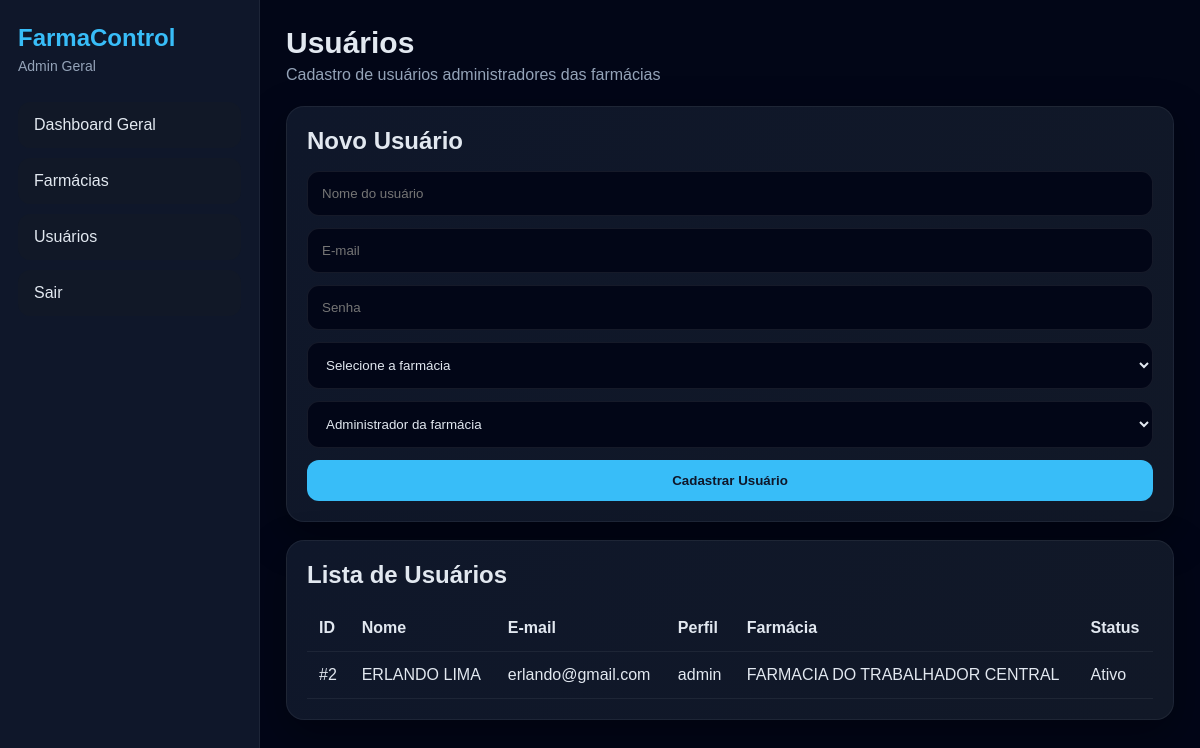
The app's page /master/usuarios (signed in), older data.
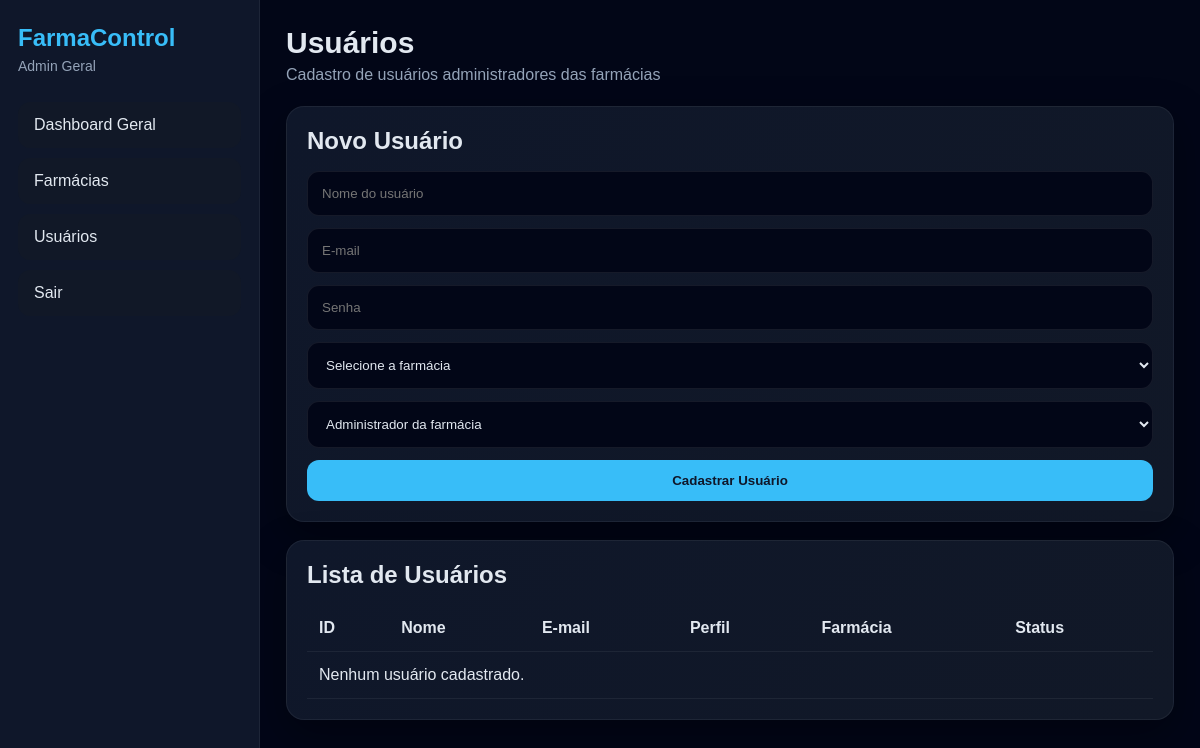
The same page, newer data.
### models.py (models this page shows, shortened)
class User(UserMixin, db.Model):
    __tablename__ = "users"
    id = db.Column(db.Integer, primary_key=True)
    nome = db.Column(db.String(150), nullable=False)
    email = db.Column(db.String(150), unique=True, nullable=False)
    senha_hash = db.Column(db.String(255), nullable=False)
    perfil = db.Column(db.String(20), nullable=False, default="admin")
    farmacia_id = db.Column(db.Integer, db.ForeignKey("farmacias.id"), nullable=True)
    ativo = db.Column(db.Boolean, default=True)
    criado_em = db.Column(db.DateTime, default=agora_brasil)
    @property
    def is_master(self):
        return self.perfil == "master"

class Farmacia(db.Model):
    __tablename__ = "farmacias"
    id = db.Column(db.Integer, primary_key=True)
    nome = db.Column(db.String(150), nullable=False)
    cnpj = db.Column(db.String(30), unique=True, nullable=True)
    telefone = db.Column(db.String(30), nullable=True)
    email = db.Column(db.String(150), nullable=True)
    endereco = db.Column(db.String(255), nullable=True)
    cidade = db.Column(db.String(100), nullable=True)
    status = db.Column(db.String(20), nullable=False, default="ativa")
    plano = db.Column(db.String(50), nullable=False, default="basico")
    ativo = db.Column(db.Boolean, default=True)
    criado_em = db.Column(db.DateTime, default=agora_brasil)
    usuarios = db.relationship("User", backref="farmacia", lazy=True)
    clientes = db.relationship("Cliente", backref="farmacia", lazy=True)
    entregadores = db.relationship("Entregador", backref="farmacia", lazy=True)
    pedidos = db.relationship("Pedido", backref="farmacia", lazy=True)
    localizacoes = db.relationship("Localizacao", backref="farmacia", lazy=True)
    whatsapp_configs = db.relationship("WhatsAppConfig", backref="farmacia", lazy=True)
    whatsapp_logs = db.relationship("WhatsAppLog", backref="farmacia", lazy=True)

### app.py (the view, shortened to what this page needs)
    @app.route("/master/usuarios", methods=["GET", "POST"])
    @login_required
    @master_required
    def master_usuarios():
        usuarios = User.query.filter(User.perfil != "master").order_by(User.id.desc()).all()
        farmacias = Farmacia.query.filter_by(ativo=True).order_by(Farmacia.nome.asc()).all()
        return render_template(
            "master_usuarios.html",
            usuarios=usuarios,
            farmacias=farmacias
        )

### app.py (called while the page is built)
def master_required(view_func):
    @wraps(view_func)
    def wrapper(*args, **kwargs):
        if not current_user.is_authenticated:
            return redirect(url_for("login"))
        if not current_user.is_master:
            flash("Acesso permitido apenas para o administrador master.", "danger")
            return redirect(url_for("dashboard"))
        return view_func(*args, **kwargs)
    return wrapper

### models.py (called while the page is built)
@login_manager.user_loader
def load_user(user_id):
    return db.session.get(User, int(user_id))

### templates/master_usuarios.html (shortened to what this page needs)
{% extends "base.html" %}
{% block content %}
<div class="page-head">
  <div>
    <h1>Usuários</h1>
    <p class="muted">Cadastro de usuários administradores das farmácias</p>
  </div>
</div>
<div class="panel">
  <h2>Novo Usuário</h2>
  <form method="post" class="form-grid">
    <input type="text" name="nome" placeholder="Nome do usuário" required>
    <input type="email" name="email" placeholder="E-mail" required>
    <input type="password" name="senha" placeholder="Senha" required>
    <select name="farmacia_id" required>
      <option value="">Selecione a farmácia</option>
    </select>
    <select name="perfil">
      <option value="admin">Administrador da farmácia</option>
    </select>
    <button type="submit" class="btn btn-primary">Cadastrar Usuário</button>
  </form>
</div>
<div class="panel">
  <h2>Lista de Usuários</h2>
  <div class="table-wrap">
    <table>
      <thead>
        <tr>
          <th>ID</th>
          <th>Nome</th>
          <th>E-mail</th>
          <th>Perfil</th>
          <th>Farmácia</th>
          <th>Status</th>
        </tr>
      </thead>
      <tbody>
        {% for usuario in usuarios %}
        <tr>
          <td>#{{ usuario.id }}</td>
          <td>{{ usuario.nome }}</td>
          <td>{{ usuario.email }}</td>
          <td>{{ usuario.perfil }}</td>
          <td>{{ usuario.farmacia.nome if usuario.farmacia else "-" }}</td>
          <td>{{ "Ativo" if usuario.ativo else "Inativo" }}</td>
        </tr>
        {% else %}
        <tr>
          <td colspan="6">Nenhum usuário cadastrado.</td>
        </tr>
        {% endfor %}
      </tbody>
    </table>
  </div>
</div>
{% endblock %}

Row changes from the older to the newer data that the page shows:
removed User: id "2", nome "ERLANDO LIMA", email "erlando@gmail.com", perfil "admin", farmacia "FARMACIA DO TRABALHADOR CENTRAL", ativo "Ativo"
Text that changed along with them:
text now shown: "Nenhum usuário cadastrado."
